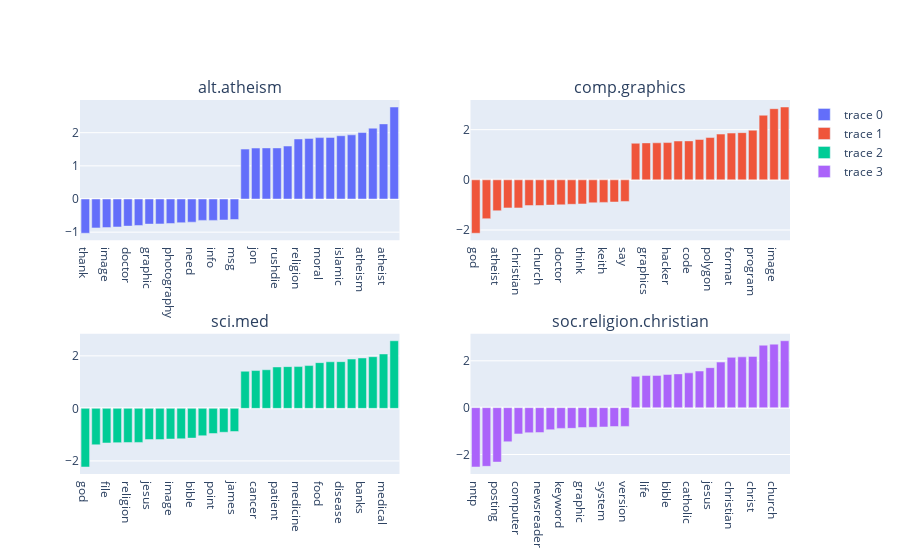

The code cell stored with this chart in its notebook:
### Code cell
fig.add_trace(
    go.Bar(x=bar1[0], y=bar1[1]),
    row=1, col=1
)

fig.add_trace(
    go.Bar(x=bar2[0], y=bar2[1]),
    row=1, col=2
)

fig.add_trace(
    go.Bar(x=bar3[0], y=bar3[1]),
    row=2, col=1
)

fig.add_trace(
    go.Bar(x=bar4[0], y=bar4[1]),
    row=2, col=2
)

### Figure 1 — Plotly figure (JSON) as saved in the notebook; plotly's stock layout.template omitted (floating-point values rounded to 4 significant figures)
{"data": [{"type": "bar", "x": ["thank", "mail", "image", "christians", "doctor", "work", "graphic", "sin", "photography", "christ", "need", "medical", "info", "paul", "msg", "god", "jon", "benedikt", "rushdie", "bill", "religion", "islam", "moral", "mathew", "islamic", "write", "atheism", "morality", "atheist", "keith"], "xaxis": "x", "y": [-1.032, -0.8712, -0.8618, -0.8433, -0.8175, -0.7979, -0.7573, -0.7516, -0.7377, -0.7143, -0.6979, -0.6448, -0.6446, -0.6332, -0.6188, 1.505, 1.536, 1.54, 1.541, 1.598, 1.811, 1.826, 1.851, 1.858, 1.908, 1.934, 2.003, 2.136, 2.265, 2.774], "yaxis": "y"}, {"type": "bar", "x": ["god", "people", "atheist", "believe", "christian", "bible", "church", "religion", "doctor", "jesus", "think", "cause", "keith", "school", "say", "card", "graphics", "ftp", "hacker", "version", "code", "tiff", "polygon", "software", "format", "computer", "program", "file", "image", "graphic"], "xaxis": "x2", "y": [-2.129, -1.549, -1.233, -1.12, -1.119, -1.026, -1.024, -1.007, -0.9976, -0.9751, -0.9614, -0.9146, -0.8993, -0.8842, -0.862, 1.458, 1.472, 1.476, 1.485, 1.547, 1.552, 1.609, 1.685, 1.824, 1.864, 1.881, 1.978, 2.575, 2.836, 2.903], "yaxis": "y2"}, {"type": "bar", "x": ["god", "christian", "file", "church", "religion", "graphic", "jesus", "book", "image", "atheist", "bible", "christians", "point", "christianity", "james", "krillean", "cancer", "effect", "patient", "health", "medicine", "treatment", "food", "gordon", "disease", "msg", "banks", "photography", "medical", "doctor"], "xaxis": "x3", "y": [-2.232, -1.386, -1.318, -1.305, -1.298, -1.297, -1.189, -1.188, -1.168, -1.158, -1.132, -1.042, -0.9573, -0.9094, -0.8811, 1.414, 1.44, 1.47, 1.577, 1.589, 1.591, 1.629, 1.741, 1.774, 1.778, 1.878, 1.919, 1.967, 2.072, 2.574], "yaxis": "y3"}, {"type": "bar", "x": ["nntp", "host", "posting", "distribution", "computer", "keith", "newsreader", "file", "keyword", "tin", "graphic", "morality", "system", "image", "version", "hell", "life", "scripture", "bible", "heaven", "catholic", "verse", "jesus", "christianity", "christian", "sin", "christ", "christians", "church", "god"], "xaxis": "x4", "y": [-2.532, -2.505, -2.323, -1.455, -1.12, -1.068, -1.064, -0.9401, -0.8847, -0.883, -0.8487, -0.8387, -0.8239, -0.8066, -0.7998, 1.337, 1.372, 1.378, 1.418, 1.442, 1.486, 1.564, 1.708, 1.946, 2.149, 2.169, 2.189, 2.667, 2.712, 2.856], "yaxis": "y4"}], "layout": {"annotations": [{"font": {"size": 16}, "showarrow": false, "text": "alt.atheism", "x": 0.225, "xanchor": "center", "xref": "paper", "y": 1, "yanchor": "bottom", "yref": "paper"}, {"font": {"size": 16}, "showarrow": false, "text": "comp.graphics", "x": 0.775, "xanchor": "center", "xref": "paper", "y": 1, "yanchor": "bottom", "yref": "paper"}, {"font": {"size": 16}, "showarrow": false, "text": "sci.med", "x": 0.225, "xanchor": "center", "xref": "paper", "y": 0.375, "yanchor": "bottom", "yref": "paper"}, {"font": {"size": 16}, "showarrow": false, "text": "soc.religion.christian", "x": 0.775, "xanchor": "center", "xref": "paper", "y": 0.375, "yanchor": "bottom", "yref": "paper"}], "autosize": true, "xaxis": {"anchor": "y", "autorange": true, "domain": [0, 0.45], "range": [-0.5, 29.5], "type": "category"}, "xaxis2": {"anchor": "y2", "autorange": true, "domain": [0.55, 1], "range": [-0.5, 29.5], "type": "category"}, "xaxis3": {"anchor": "y3", "autorange": true, "domain": [0, 0.45], "range": [-0.5, 29.5], "type": "category"}, "xaxis4": {"anchor": "y4", "autorange": true, "domain": [0.55, 1], "range": [-0.5, 29.5], "type": "category"}, "yaxis": {"anchor": "x", "autorange": true, "domain": [0.625, 1], "range": [-1.244, 2.985], "type": "linear"}, "yaxis2": {"anchor": "x2", "autorange": true, "domain": [0.625, 1], "range": [-2.409, 3.182], "type": "linear"}, "yaxis3": {"anchor": "x3", "autorange": true, "domain": [0, 0.375], "range": [-2.499, 2.841], "type": "linear"}, "yaxis4": {"anchor": "x4", "autorange": true, "domain": [0, 0.375], "range": [-2.832, 3.155], "type": "linear"}}}
